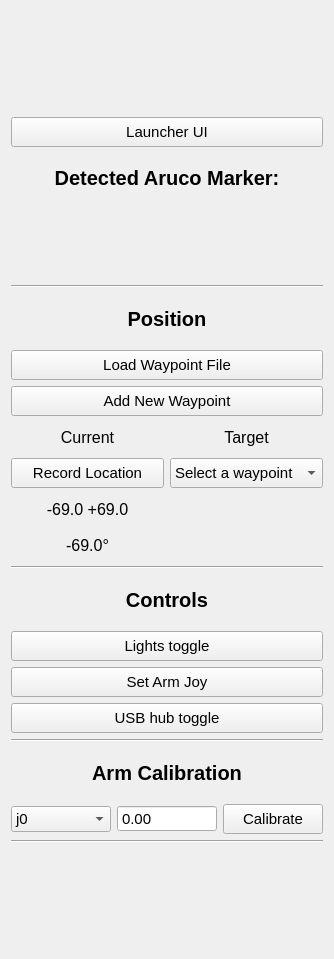
<?xml version="1.0" encoding="UTF-8"?>
<ui version="4.0">
 <class>Layout</class>
 <widget class="QWidget" name="Layout">
  <property name="windowModality">
   <enum>Qt::NonModal</enum>
  </property>
  <property name="enabled">
   <bool>true</bool>
  </property>
  <property name="geometry">
   <rect>
    <x>0</x>
    <y>0</y>
    <width>334</width>
    <height>959</height>
   </rect>
  </property>
  <property name="maximumSize">
   <size>
    <width>334</width>
    <height>10000</height>
   </size>
  </property>
  <property name="font">
   <font>
    <pointsize>11</pointsize>
    <weight>50</weight>
    <bold>false</bold>
   </font>
  </property>
  <property name="cursor">
   <cursorShape>ArrowCursor</cursorShape>
  </property>
  <property name="contextMenuPolicy">
   <enum>Qt::DefaultContextMenu</enum>
  </property>
  <property name="acceptDrops">
   <bool>false</bool>
  </property>
  <property name="windowTitle">
   <string>Rover Controller Gui</string>
  </property>
  <property name="styleSheet">
   <string notr="true"/>
  </property>
  <layout class="QGridLayout" name="gridLayout">
   <item row="0" column="0">
    <layout class="QVBoxLayout" name="verticalLayout_6">
     <item>
      <spacer name="verticalSpacer">
       <property name="orientation">
        <enum>Qt::Vertical</enum>
       </property>
       <property name="sizeHint" stdset="0">
        <size>
         <width>20</width>
         <height>40</height>
        </size>
       </property>
      </spacer>
     </item>
     <item>
      <layout class="QVBoxLayout" name="verticalLayout">
       <item>
        <widget class="QPushButton" name="pb_launcher_ui">
         <property name="sizePolicy">
          <sizepolicy hsizetype="Minimum" vsizetype="Fixed">
           <horstretch>0</horstretch>
           <verstretch>0</verstretch>
          </sizepolicy>
         </property>
         <property name="minimumSize">
          <size>
           <width>0</width>
           <height>30</height>
          </size>
         </property>
         <property name="maximumSize">
          <size>
           <width>16777215</width>
           <height>30</height>
          </size>
         </property>
         <property name="font">
          <font>
           <weight>50</weight>
           <bold>false</bold>
          </font>
         </property>
         <property name="cursor">
          <cursorShape>PointingHandCursor</cursorShape>
         </property>
         <property name="styleSheet">
          <string notr="true"/>
         </property>
         <property name="text">
          <string>Launcher UI</string>
         </property>
         <property name="iconSize">
          <size>
           <width>16</width>
           <height>16</height>
          </size>
         </property>
         <property name="checkable">
          <bool>false</bool>
         </property>
         <property name="checked">
          <bool>false</bool>
         </property>
         <property name="autoDefault">
          <bool>false</bool>
         </property>
         <property name="default">
          <bool>false</bool>
         </property>
         <property name="flat">
          <bool>false</bool>
         </property>
        </widget>
       </item>
       <item>
        <widget class="QLabel" name="label">
         <property name="sizePolicy">
          <sizepolicy hsizetype="MinimumExpanding" vsizetype="MinimumExpanding">
           <horstretch>0</horstretch>
           <verstretch>0</verstretch>
          </sizepolicy>
         </property>
         <property name="minimumSize">
          <size>
           <width>300</width>
           <height>50</height>
          </size>
         </property>
         <property name="maximumSize">
          <size>
           <width>16777215</width>
           <height>50</height>
          </size>
         </property>
         <property name="font">
          <font>
           <family>Ubuntu</family>
           <pointsize>15</pointsize>
           <weight>75</weight>
           <bold>true</bold>
          </font>
         </property>
         <property name="text">
          <string>Detected Aruco Marker:</string>
         </property>
         <property name="textFormat">
          <enum>Qt::AutoText</enum>
         </property>
         <property name="scaledContents">
          <bool>false</bool>
         </property>
         <property name="alignment">
          <set>Qt::AlignCenter</set>
         </property>
        </widget>
       </item>
       <item>
        <widget class="QPushButton" name="pb_aruco_marker">
         <property name="enabled">
          <bool>true</bool>
         </property>
         <property name="minimumSize">
          <size>
           <width>0</width>
           <height>70</height>
          </size>
         </property>
         <property name="font">
          <font>
           <pointsize>29</pointsize>
           <weight>50</weight>
           <bold>false</bold>
          </font>
         </property>
         <property name="cursor">
          <cursorShape>ArrowCursor</cursorShape>
         </property>
         <property name="focusPolicy">
          <enum>Qt::StrongFocus</enum>
         </property>
         <property name="text">
          <string/>
         </property>
         <property name="autoDefault">
          <bool>false</bool>
         </property>
         <property name="default">
          <bool>false</bool>
         </property>
         <property name="flat">
          <bool>true</bool>
         </property>
        </widget>
       </item>
       <item>
        <widget class="Line" name="line">
         <property name="styleSheet">
          <string notr="true">color: rgb(186, 189, 182);</string>
         </property>
         <property name="orientation">
          <enum>Qt::Horizontal</enum>
         </property>
        </widget>
       </item>
       <item>
        <layout class="QHBoxLayout" name="horizontalLayout_6"/>
       </item>
       <item>
        <widget class="QLabel" name="label_2">
         <property name="sizePolicy">
          <sizepolicy hsizetype="MinimumExpanding" vsizetype="MinimumExpanding">
           <horstretch>0</horstretch>
           <verstretch>0</verstretch>
          </sizepolicy>
         </property>
         <property name="minimumSize">
          <size>
           <width>300</width>
           <height>50</height>
          </size>
         </property>
         <property name="maximumSize">
          <size>
           <width>16777215</width>
           <height>50</height>
          </size>
         </property>
         <property name="font">
          <font>
           <family>Ubuntu</family>
           <pointsize>15</pointsize>
           <weight>75</weight>
           <bold>true</bold>
          </font>
         </property>
         <property name="text">
          <string>Position</string>
         </property>
         <property name="textFormat">
          <enum>Qt::AutoText</enum>
         </property>
         <property name="scaledContents">
          <bool>false</bool>
         </property>
         <property name="alignment">
          <set>Qt::AlignCenter</set>
         </property>
        </widget>
       </item>
       <item>
        <widget class="QPushButton" name="pb_load_waypoint_file">
         <property name="sizePolicy">
          <sizepolicy hsizetype="Minimum" vsizetype="Fixed">
           <horstretch>0</horstretch>
           <verstretch>0</verstretch>
          </sizepolicy>
         </property>
         <property name="minimumSize">
          <size>
           <width>0</width>
           <height>30</height>
          </size>
         </property>
         <property name="maximumSize">
          <size>
           <width>16777215</width>
           <height>30</height>
          </size>
         </property>
         <property name="font">
          <font>
           <weight>50</weight>
           <bold>false</bold>
          </font>
         </property>
         <property name="cursor">
          <cursorShape>PointingHandCursor</cursorShape>
         </property>
         <property name="text">
          <string>Load Waypoint File</string>
         </property>
         <property name="iconSize">
          <size>
           <width>16</width>
           <height>16</height>
          </size>
         </property>
         <property name="checkable">
          <bool>false</bool>
         </property>
         <property name="checked">
          <bool>false</bool>
         </property>
         <property name="autoDefault">
          <bool>false</bool>
         </property>
         <property name="default">
          <bool>false</bool>
         </property>
         <property name="flat">
          <bool>false</bool>
         </property>
        </widget>
       </item>
       <item>
        <layout class="QHBoxLayout" name="horizontalLayout_5">
         <item>
          <widget class="QPushButton" name="pb_open_new_waypoint">
           <property name="sizePolicy">
            <sizepolicy hsizetype="Minimum" vsizetype="Fixed">
             <horstretch>0</horstretch>
             <verstretch>0</verstretch>
            </sizepolicy>
           </property>
           <property name="minimumSize">
            <size>
             <width>0</width>
             <height>30</height>
            </size>
           </property>
           <property name="maximumSize">
            <size>
             <width>16777215</width>
             <height>30</height>
            </size>
           </property>
           <property name="font">
            <font>
             <weight>50</weight>
             <bold>false</bold>
            </font>
           </property>
           <property name="cursor">
            <cursorShape>PointingHandCursor</cursorShape>
           </property>
           <property name="text">
            <string>Add New Waypoint</string>
           </property>
           <property name="iconSize">
            <size>
             <width>16</width>
             <height>16</height>
            </size>
           </property>
           <property name="checkable">
            <bool>false</bool>
           </property>
           <property name="checked">
            <bool>false</bool>
           </property>
           <property name="autoDefault">
            <bool>false</bool>
           </property>
           <property name="default">
            <bool>false</bool>
           </property>
           <property name="flat">
            <bool>false</bool>
           </property>
          </widget>
         </item>
        </layout>
       </item>
       <item>
        <layout class="QHBoxLayout" name="horizontalLayout_7">
         <item>
          <widget class="QLabel" name="label_5">
           <property name="sizePolicy">
            <sizepolicy hsizetype="MinimumExpanding" vsizetype="MinimumExpanding">
             <horstretch>0</horstretch>
             <verstretch>0</verstretch>
            </sizepolicy>
           </property>
           <property name="minimumSize">
            <size>
             <width>0</width>
             <height>30</height>
            </size>
           </property>
           <property name="maximumSize">
            <size>
             <width>16777215</width>
             <height>30</height>
            </size>
           </property>
           <property name="font">
            <font>
             <family>Ubuntu</family>
             <pointsize>12</pointsize>
             <weight>50</weight>
             <bold>false</bold>
            </font>
           </property>
           <property name="text">
            <string>Current</string>
           </property>
           <property name="textFormat">
            <enum>Qt::AutoText</enum>
           </property>
           <property name="scaledContents">
            <bool>false</bool>
           </property>
           <property name="alignment">
            <set>Qt::AlignCenter</set>
           </property>
          </widget>
         </item>
         <item>
          <widget class="QLabel" name="label_6">
           <property name="sizePolicy">
            <sizepolicy hsizetype="MinimumExpanding" vsizetype="MinimumExpanding">
             <horstretch>0</horstretch>
             <verstretch>0</verstretch>
            </sizepolicy>
           </property>
           <property name="minimumSize">
            <size>
             <width>0</width>
             <height>30</height>
            </size>
           </property>
           <property name="maximumSize">
            <size>
             <width>16777215</width>
             <height>30</height>
            </size>
           </property>
           <property name="font">
            <font>
             <family>Ubuntu</family>
             <pointsize>12</pointsize>
             <weight>50</weight>
             <bold>false</bold>
            </font>
           </property>
           <property name="text">
            <string>Target</string>
           </property>
           <property name="textFormat">
            <enum>Qt::AutoText</enum>
           </property>
           <property name="scaledContents">
            <bool>false</bool>
           </property>
           <property name="alignment">
            <set>Qt::AlignCenter</set>
           </property>
          </widget>
         </item>
        </layout>
       </item>
       <item>
        <layout class="QHBoxLayout" name="horizontalLayout_8">
         <item>
          <widget class="QPushButton" name="pb_save_current">
           <property name="sizePolicy">
            <sizepolicy hsizetype="MinimumExpanding" vsizetype="MinimumExpanding">
             <horstretch>0</horstretch>
             <verstretch>0</verstretch>
            </sizepolicy>
           </property>
           <property name="minimumSize">
            <size>
             <width>0</width>
             <height>30</height>
            </size>
           </property>
           <property name="cursor">
            <cursorShape>PointingHandCursor</cursorShape>
           </property>
           <property name="text">
            <string>Record Location</string>
           </property>
           <property name="iconSize">
            <size>
             <width>16</width>
             <height>16</height>
            </size>
           </property>
           <property name="checkable">
            <bool>false</bool>
           </property>
           <property name="checked">
            <bool>false</bool>
           </property>
           <property name="autoDefault">
            <bool>false</bool>
           </property>
           <property name="default">
            <bool>false</bool>
           </property>
           <property name="flat">
            <bool>false</bool>
           </property>
          </widget>
         </item>
         <item>
          <widget class="QComboBox" name="cb_waypoint_label">
           <property name="sizePolicy">
            <sizepolicy hsizetype="MinimumExpanding" vsizetype="MinimumExpanding">
             <horstretch>0</horstretch>
             <verstretch>0</verstretch>
            </sizepolicy>
           </property>
           <property name="minimumSize">
            <size>
             <width>0</width>
             <height>30</height>
            </size>
           </property>
           <property name="maximumSize">
            <size>
             <width>16777215</width>
             <height>30</height>
            </size>
           </property>
           <item>
            <property name="text">
             <string>Select a waypoint</string>
            </property>
           </item>
          </widget>
         </item>
        </layout>
       </item>
       <item>
        <layout class="QHBoxLayout" name="horizontalLayout_3">
         <item>
          <layout class="QVBoxLayout" name="verticalLayout_4">
           <item>
            <widget class="QPushButton" name="pb_curr_position">
             <property name="enabled">
              <bool>true</bool>
             </property>
             <property name="minimumSize">
              <size>
               <width>150</width>
               <height>30</height>
              </size>
             </property>
             <property name="maximumSize">
              <size>
               <width>16777215</width>
               <height>30</height>
              </size>
             </property>
             <property name="font">
              <font>
               <pointsize>12</pointsize>
               <weight>50</weight>
               <bold>false</bold>
              </font>
             </property>
             <property name="cursor">
              <cursorShape>ArrowCursor</cursorShape>
             </property>
             <property name="focusPolicy">
              <enum>Qt::StrongFocus</enum>
             </property>
             <property name="text">
              <string>-69.0 +69.0</string>
             </property>
             <property name="autoDefault">
              <bool>false</bool>
             </property>
             <property name="default">
              <bool>false</bool>
             </property>
             <property name="flat">
              <bool>true</bool>
             </property>
            </widget>
           </item>
          </layout>
         </item>
         <item>
          <layout class="QHBoxLayout" name="horizontalLayout_4">
           <item>
            <widget class="QPushButton" name="pb_target_position">
             <property name="enabled">
              <bool>true</bool>
             </property>
             <property name="minimumSize">
              <size>
               <width>150</width>
               <height>30</height>
              </size>
             </property>
             <property name="maximumSize">
              <size>
               <width>16777215</width>
               <height>30</height>
              </size>
             </property>
             <property name="font">
              <font>
               <pointsize>12</pointsize>
               <weight>50</weight>
               <bold>false</bold>
              </font>
             </property>
             <property name="cursor">
              <cursorShape>ArrowCursor</cursorShape>
             </property>
             <property name="focusPolicy">
              <enum>Qt::StrongFocus</enum>
             </property>
             <property name="text">
              <string/>
             </property>
             <property name="autoDefault">
              <bool>false</bool>
             </property>
             <property name="default">
              <bool>false</bool>
             </property>
             <property name="flat">
              <bool>true</bool>
             </property>
            </widget>
           </item>
          </layout>
         </item>
        </layout>
       </item>
       <item>
        <layout class="QHBoxLayout" name="horizontalLayout_2">
         <item>
          <layout class="QVBoxLayout" name="verticalLayout_2">
           <item>
            <widget class="QPushButton" name="pb_curr_heading">
             <property name="enabled">
              <bool>true</bool>
             </property>
             <property name="minimumSize">
              <size>
               <width>0</width>
               <height>30</height>
              </size>
             </property>
             <property name="maximumSize">
              <size>
               <width>16777215</width>
               <height>30</height>
              </size>
             </property>
             <property name="font">
              <font>
               <pointsize>12</pointsize>
               <weight>50</weight>
               <bold>false</bold>
              </font>
             </property>
             <property name="cursor">
              <cursorShape>ArrowCursor</cursorShape>
             </property>
             <property name="focusPolicy">
              <enum>Qt::StrongFocus</enum>
             </property>
             <property name="text">
              <string>-69.0°</string>
             </property>
             <property name="autoDefault">
              <bool>false</bool>
             </property>
             <property name="default">
              <bool>false</bool>
             </property>
             <property name="flat">
              <bool>true</bool>
             </property>
            </widget>
           </item>
          </layout>
         </item>
         <item>
          <layout class="QVBoxLayout" name="verticalLayout_3">
           <item>
            <widget class="QPushButton" name="pb_target_heading">
             <property name="enabled">
              <bool>true</bool>
             </property>
             <property name="minimumSize">
              <size>
               <width>0</width>
               <height>30</height>
              </size>
             </property>
             <property name="maximumSize">
              <size>
               <width>16777215</width>
               <height>30</height>
              </size>
             </property>
             <property name="font">
              <font>
               <pointsize>12</pointsize>
               <weight>50</weight>
               <bold>false</bold>
              </font>
             </property>
             <property name="cursor">
              <cursorShape>ArrowCursor</cursorShape>
             </property>
             <property name="focusPolicy">
              <enum>Qt::StrongFocus</enum>
             </property>
             <property name="text">
              <string/>
             </property>
             <property name="autoDefault">
              <bool>false</bool>
             </property>
             <property name="default">
              <bool>false</bool>
             </property>
             <property name="flat">
              <bool>true</bool>
             </property>
            </widget>
           </item>
          </layout>
         </item>
        </layout>
       </item>
       <item>
        <widget class="Line" name="line_2">
         <property name="styleSheet">
          <string notr="true">color: rgb(186, 189, 182);</string>
         </property>
         <property name="orientation">
          <enum>Qt::Horizontal</enum>
         </property>
        </widget>
       </item>
       <item>
        <widget class="QLabel" name="label_3">
         <property name="sizePolicy">
          <sizepolicy hsizetype="MinimumExpanding" vsizetype="MinimumExpanding">
           <horstretch>0</horstretch>
           <verstretch>0</verstretch>
          </sizepolicy>
         </property>
         <property name="minimumSize">
          <size>
           <width>300</width>
           <height>50</height>
          </size>
         </property>
         <property name="maximumSize">
          <size>
           <width>16777215</width>
           <height>50</height>
          </size>
         </property>
         <property name="font">
          <font>
           <family>Ubuntu</family>
           <pointsize>15</pointsize>
           <weight>75</weight>
           <bold>true</bold>
          </font>
         </property>
         <property name="text">
          <string>Controls</string>
         </property>
         <property name="textFormat">
          <enum>Qt::AutoText</enum>
         </property>
         <property name="scaledContents">
          <bool>false</bool>
         </property>
         <property name="alignment">
          <set>Qt::AlignCenter</set>
         </property>
        </widget>
       </item>
       <item>
        <widget class="QPushButton" name="pb_lights">
         <property name="sizePolicy">
          <sizepolicy hsizetype="Minimum" vsizetype="Fixed">
           <horstretch>0</horstretch>
           <verstretch>0</verstretch>
          </sizepolicy>
         </property>
         <property name="minimumSize">
          <size>
           <width>0</width>
           <height>30</height>
          </size>
         </property>
         <property name="cursor">
          <cursorShape>PointingHandCursor</cursorShape>
         </property>
         <property name="text">
          <string>Lights toggle</string>
         </property>
         <property name="iconSize">
          <size>
           <width>16</width>
           <height>16</height>
          </size>
         </property>
         <property name="checkable">
          <bool>false</bool>
         </property>
         <property name="checked">
          <bool>false</bool>
         </property>
         <property name="autoDefault">
          <bool>false</bool>
         </property>
         <property name="default">
          <bool>false</bool>
         </property>
         <property name="flat">
          <bool>false</bool>
         </property>
        </widget>
       </item>
       <item>
        <widget class="QPushButton" name="pb_set_arm_joy">
         <property name="sizePolicy">
          <sizepolicy hsizetype="Minimum" vsizetype="Fixed">
           <horstretch>0</horstretch>
           <verstretch>0</verstretch>
          </sizepolicy>
         </property>
         <property name="minimumSize">
          <size>
           <width>0</width>
           <height>30</height>
          </size>
         </property>
         <property name="cursor">
          <cursorShape>PointingHandCursor</cursorShape>
         </property>
         <property name="text">
          <string>Set Arm Joy</string>
         </property>
         <property name="iconSize">
          <size>
           <width>16</width>
           <height>16</height>
          </size>
         </property>
         <property name="checkable">
          <bool>false</bool>
         </property>
         <property name="checked">
          <bool>false</bool>
         </property>
         <property name="autoDefault">
          <bool>false</bool>
         </property>
         <property name="default">
          <bool>false</bool>
         </property>
         <property name="flat">
          <bool>false</bool>
         </property>
        </widget>
       </item>
       <item>
        <widget class="QPushButton" name="pb_usb_hub">
         <property name="sizePolicy">
          <sizepolicy hsizetype="Minimum" vsizetype="Fixed">
           <horstretch>0</horstretch>
           <verstretch>0</verstretch>
          </sizepolicy>
         </property>
         <property name="minimumSize">
          <size>
           <width>0</width>
           <height>30</height>
          </size>
         </property>
         <property name="cursor">
          <cursorShape>PointingHandCursor</cursorShape>
         </property>
         <property name="text">
          <string>USB hub toggle</string>
         </property>
         <property name="iconSize">
          <size>
           <width>16</width>
           <height>16</height>
          </size>
         </property>
         <property name="checkable">
          <bool>false</bool>
         </property>
         <property name="checked">
          <bool>false</bool>
         </property>
         <property name="autoDefault">
          <bool>false</bool>
         </property>
         <property name="default">
          <bool>false</bool>
         </property>
         <property name="flat">
          <bool>false</bool>
         </property>
        </widget>
       </item>
       <item>
        <widget class="Line" name="line_4">
         <property name="styleSheet">
          <string notr="true">color: rgb(186, 189, 182);</string>
         </property>
         <property name="orientation">
          <enum>Qt::Horizontal</enum>
         </property>
        </widget>
       </item>
       <item>
        <widget class="QLabel" name="label_4">
         <property name="sizePolicy">
          <sizepolicy hsizetype="MinimumExpanding" vsizetype="MinimumExpanding">
           <horstretch>0</horstretch>
           <verstretch>0</verstretch>
          </sizepolicy>
         </property>
         <property name="minimumSize">
          <size>
           <width>300</width>
           <height>50</height>
          </size>
         </property>
         <property name="maximumSize">
          <size>
           <width>16777215</width>
           <height>50</height>
          </size>
         </property>
         <property name="font">
          <font>
           <family>Ubuntu</family>
           <pointsize>15</pointsize>
           <weight>75</weight>
           <bold>true</bold>
          </font>
         </property>
         <property name="text">
          <string>Arm Calibration</string>
         </property>
         <property name="textFormat">
          <enum>Qt::AutoText</enum>
         </property>
         <property name="scaledContents">
          <bool>false</bool>
         </property>
         <property name="alignment">
          <set>Qt::AlignCenter</set>
         </property>
        </widget>
       </item>
       <item>
        <layout class="QHBoxLayout" name="horizontalLayout">
         <item>
          <widget class="QComboBox" name="cb_calib_select">
           <property name="cursor">
            <cursorShape>PointingHandCursor</cursorShape>
           </property>
           <property name="currentText">
            <string>j0</string>
           </property>
           <item>
            <property name="text">
             <string>j0</string>
            </property>
           </item>
           <item>
            <property name="text">
             <string>j1</string>
            </property>
           </item>
           <item>
            <property name="text">
             <string>j2</string>
            </property>
           </item>
           <item>
            <property name="text">
             <string>j3</string>
            </property>
           </item>
          </widget>
         </item>
         <item>
          <widget class="QDoubleSpinBox" name="dsb_angle_calib">
           <property name="buttonSymbols">
            <enum>QAbstractSpinBox::NoButtons</enum>
           </property>
           <property name="minimum">
            <double>-360.000000000000000</double>
           </property>
           <property name="maximum">
            <double>360.000000000000000</double>
           </property>
          </widget>
         </item>
         <item>
          <widget class="QPushButton" name="pb_calib">
           <property name="sizePolicy">
            <sizepolicy hsizetype="Minimum" vsizetype="Fixed">
             <horstretch>0</horstretch>
             <verstretch>0</verstretch>
            </sizepolicy>
           </property>
           <property name="minimumSize">
            <size>
             <width>0</width>
             <height>30</height>
            </size>
           </property>
           <property name="cursor">
            <cursorShape>PointingHandCursor</cursorShape>
           </property>
           <property name="text">
            <string>Calibrate</string>
           </property>
           <property name="iconSize">
            <size>
             <width>16</width>
             <height>16</height>
            </size>
           </property>
           <property name="checkable">
            <bool>false</bool>
           </property>
           <property name="checked">
            <bool>false</bool>
           </property>
           <property name="autoDefault">
            <bool>false</bool>
           </property>
           <property name="default">
            <bool>false</bool>
           </property>
           <property name="flat">
            <bool>false</bool>
           </property>
          </widget>
         </item>
        </layout>
       </item>
       <item>
        <widget class="Line" name="line_3">
         <property name="styleSheet">
          <string notr="true">color: rgb(186, 189, 182);</string>
         </property>
         <property name="orientation">
          <enum>Qt::Horizontal</enum>
         </property>
        </widget>
       </item>
      </layout>
     </item>
     <item>
      <spacer name="verticalSpacer_2">
       <property name="orientation">
        <enum>Qt::Vertical</enum>
       </property>
       <property name="sizeHint" stdset="0">
        <size>
         <width>20</width>
         <height>40</height>
        </size>
       </property>
      </spacer>
     </item>
    </layout>
   </item>
  </layout>
 </widget>
 <resources/>
 <connections/>
</ui>
